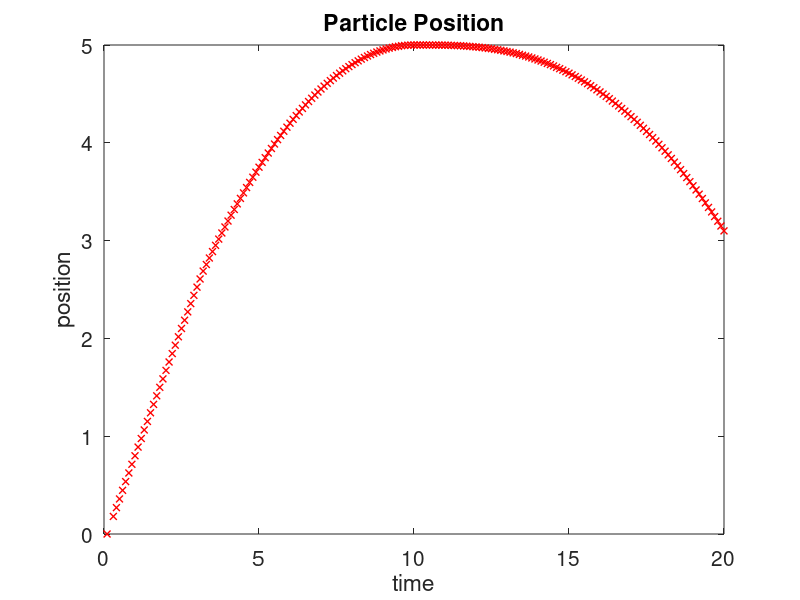

Recreate this plot in MATLAB.
%% Debris Beaching
clear; close all; clc;
s = 1/10;
St = 5.18;
gamma = 0.91;
H = 0.1; %particle height

%Initial Conditions
x0 = 0;
v0 = 0.9;
t0 = 0.1;
t_end = 20;

%We now need to set up all of our time steps at the beginning.
dt =0.1; %our time step size
t = t0:dt:t_end;

%For the first step, the initial values x_0 and v_0 will become x_i and v_i
x_i = x0;
x_f(1) = x_i;
v_i = v0;
v_f(1) = v_i;
t_i = t(1);
t_f = t_i;
u_i = (1/3)*(1 - 2*s*t_i + 2*(x_i/t_i));
u_f(1) = u_i;
xs(1) = t_i - 0.5*s*t_i^2;
u_s(1) = 1 - s*t_f;

%lets plot the first particle position
figure
plot(t_i,x_i,'rx','MarkerSize',5,'LineWidth',1)
hold on
xlim([0 20])
ylim([0 5])
xlabel("time")
ylabel("position")
title("Particle Position")
set(gca,'FontSize',15)

for step=2:length(t)-1


    %the time for t_f is the time at the next step:
    t_f = t(step + 1);
    %solve for the new particle position
    x_f(step) = v_i*(t_f - t_i) + x_i;
    %solve for the fluid velocity at the new particle position
    u_f(step) = (1/3)*(1 - 2*s*t_f + 2*(x_f(step)/t_f));
    %find the water depth
    h(step) = (1/9)*(1 - 0.5*s*t_f - x_f(step)/t_f).^2;
    
    %on the run-up, the particle can't move infront of the shoreline
    %shoreline position
    xs(step) = t_f - 0.5*s*t_f^2;
    %shoreline velocity
    u_s(step) = 1 - s*t_f;
    if u_f(step) > 0 %if the fluid at the particle is moveing forward (run-up)
        if x_f(step) - xs(step) > 0 %if the particle is infront of the shoreline
            x_f(step) = xs(step); %then the particle takes the shoreline's position
            u_f(step) = u_s(step);
            v_f(step) = u_s(step);
        else
            v_f(step) = ((u_f(step)-v_f(step-1))/St)*(t_f-t_i) + v_i;
        end
    elseif u_f(step) <= 0 %shoreline stops/turns around
        v_f(step) = ((u_i-v_i)/St)*(t_f-t_i) + v_i;

        %%%%%%%%%%%%%%%%%%%%%%%%%%%%%%%%%%%%%%%%%%%%%%%%%%%%%%%%%%%%%%%
        % F) Beaching condition
        % If the particle is ahead of the shoreline,
        % then the velocity is zero




        %%%%%%%%%%%%%%%%%%%%%%%%%%%%%%%%%%%%%%%%%%%%%%%%%%%%%%%%%%%%%%%
    end

    % If the particle goes beyond the shoreline, then the position doesn't matter
    if x_f(step) < 0 
        x_f(step) = nan;
        continue
    end

    %Now the 'final' values will become the new 'initial' values for the
    %next time step:
    x_i = x_f(step);
    v_i = v_f(step);
    t_i = t_f;
    u_i = u_f(step);

    plot(t_f,x_f(step),'rx','MarkerSize',5,'LineWidth',1)
    %pause(0.01)
    drawnow()
end

save('model_data.mat','t','x_f')
return

%% Animate particle on beach
close all;

t = t0:dt:20;
s = 0.1;
x = 0:0.1:20;
ylimit = 1; %this just changes the y-axis and how the next plot is shown

%compute the shoreline location the same as before
xs = t - 0.5*s*t.^2;

for timestep = 1:length(t) %compute at each time step
    % We start by solving for the water depth at each time step
    h = (1/9)*(1 - 0.5*s*t(timestep) - x/t(timestep)).^2; %this line empty?
    area(x(x<xs(timestep)),h(x<xs(timestep))+x(x<xs(timestep))*s) %plot the water
    hold on

    % Plot the beach
    area(x,x*s,'FaceColor','#EDB120')
    xlim([0 10])
    ylim([0 ylimit])

    %then we plot the position of the shoreline as it changes through time
    plot([xs(timestep) xs(timestep)],[0 10],'b--','LineWidth',2) % model shoreline marker
    %hold off
   
    hp = (1/9)*(1 - 0.5*s*t(timestep) - x_f(timestep)/t(timestep)).^2;
    plot(x_f(timestep),hp + x_f(timestep)*s,'ro','LineWidth',2) % particle marker
    %pause(0.1)
    drawnow()

    hold off

    if timestep == length(x_f)
        return
    end


end

%% Compare to Experiments
clear; close all; clc;
load experimental_data.mat
exp_particle = 1; %change this from 1 to 5 to set the particle from the experiment
t_experiment = time;
x_experiment = x_exp(exp_particle,:);

figure
%%%%%%%%%%%%%%%%%%%%%%%%%%%%%%%%%%%%%%%%%%%%%%%%%%%%%%%%%%%%%%%
% G)
% plot the experimental data



%%%%%%%%%%%%%%%%%%%%%%%%%%%%%%%%%%%%%%%%%%%%%%%%%%%%%%%%%%%%%%%
hold on

load model_data.mat
t_model = (t(1:end-1)+t(2:end))/2;
x_model = x_f;
%%%%%%%%%%%%%%%%%%%%%%%%%%%%%%%%%%%%%%%%%%%%%%%%%%%%%%%%%%%%%%%
% H)
% plot the model



%%%%%%%%%%%%%%%%%%%%%%%%%%%%%%%%%%%%%%%%%%%%%%%%%%%%%%%%%%%%%%%

legend({'experiment','model'})
set(gca,'FontSize',15)





























%% Answers
% F)
if x_f(step) > xs(step) 
      v_f(step) = 0;
end

% G)
plot(t_experiment,x_experiment)

% H)
plot(t_model,x_model)